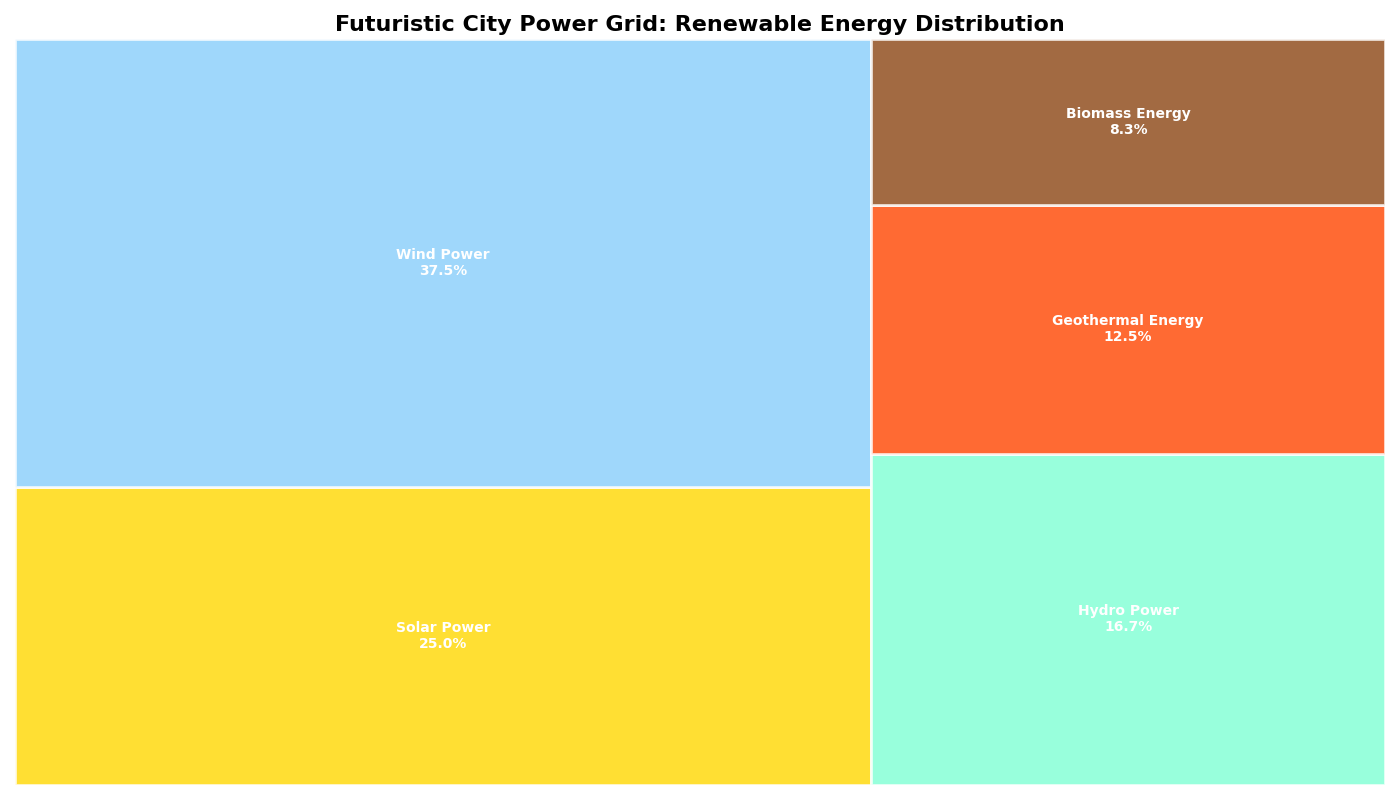

Reproduce this figure in Python.
import matplotlib.pyplot as plt
import squarify

# Backstory: Imagine a futuristic city powered by green energy from various renewable sources. 
# Each source contributes differently to the city's power grid. 

# Define the renewable energy sources and their contributions to the city's power grid in MW
energy_sources = [
    'Solar Power', 
    'Wind Power', 
    'Hydro Power', 
    'Geothermal Energy', 
    'Biomass Energy'
]

# Corresponding contributions (in Megawatts)
contributions = [300, 450, 200, 150, 100]

# Normalize the contributions for use in the treemap
total_contribution = sum(contributions)
sizes = [c / total_contribution * 100 for c in contributions]

# Define colors for each energy source
colors = ['#FFD700', '#87CEFA', '#7FFFD4', '#FF4500', '#8B4513']

# Create the figure and subplots
fig, ax = plt.subplots(figsize=(14, 8))

# Create the treemap
squarify.plot(sizes=sizes, label=[f"{source}\n{size:.1f}%" for source, size in zip(energy_sources, sizes)],
              color=colors, alpha=0.8, edgecolor="white", linewidth=2, 
              text_kwargs={'fontsize': 10, 'weight': 'bold', 'color': 'white'})

# Customize the title and layout
plt.title("Futuristic City Power Grid: Renewable Energy Distribution", fontsize=16, fontweight='bold')
plt.axis('off')  # Hide axes

# Automatically adjust the layout to prevent overlap
plt.tight_layout()

# Display the plot
plt.show()
